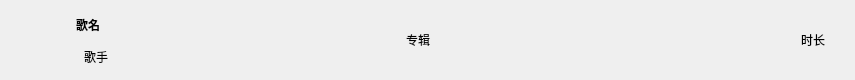
<?xml version="1.0" encoding="UTF-8"?>
<ui version="4.0">
 <class>CustomItem</class>
 <widget class="QWidget" name="CustomItem">
  <property name="geometry">
   <rect>
    <x>0</x>
    <y>0</y>
    <width>855</width>
    <height>80</height>
   </rect>
  </property>
  <property name="sizePolicy">
   <sizepolicy hsizetype="MinimumExpanding" vsizetype="Minimum">
    <horstretch>0</horstretch>
    <verstretch>0</verstretch>
   </sizepolicy>
  </property>
  <property name="minimumSize">
   <size>
    <width>0</width>
    <height>80</height>
   </size>
  </property>
  <property name="maximumSize">
   <size>
    <width>13534645</width>
    <height>80</height>
   </size>
  </property>
  <property name="font">
   <font>
    <stylestrategy>PreferAntialias</stylestrategy>
   </font>
  </property>
  <property name="mouseTracking">
   <bool>false</bool>
  </property>
  <property name="contextMenuPolicy">
   <enum>Qt::CustomContextMenu</enum>
  </property>
  <property name="windowTitle">
   <string>Form</string>
  </property>
  <property name="styleSheet">
   <string notr="true"/>
  </property>
  <layout class="QHBoxLayout" name="horizontalLayout_2" stretch="1,1,0">
   <property name="spacing">
    <number>0</number>
   </property>
   <property name="leftMargin">
    <number>10</number>
   </property>
   <property name="topMargin">
    <number>10</number>
   </property>
   <property name="rightMargin">
    <number>30</number>
   </property>
   <property name="bottomMargin">
    <number>10</number>
   </property>
   <item>
    <widget class="QWidget" name="widget_song" native="true">
     <property name="sizePolicy">
      <sizepolicy hsizetype="Expanding" vsizetype="Preferred">
       <horstretch>0</horstretch>
       <verstretch>0</verstretch>
      </sizepolicy>
     </property>
     <layout class="QHBoxLayout" name="horizontalLayout">
      <property name="sizeConstraint">
       <enum>QLayout::SetDefaultConstraint</enum>
      </property>
      <property name="leftMargin">
       <number>0</number>
      </property>
      <property name="topMargin">
       <number>0</number>
      </property>
      <property name="rightMargin">
       <number>0</number>
      </property>
      <property name="bottomMargin">
       <number>0</number>
      </property>
      <item alignment="Qt::AlignVCenter">
       <widget class="MyLabel" name="label_albumPic">
        <property name="sizePolicy">
         <sizepolicy hsizetype="Fixed" vsizetype="Fixed">
          <horstretch>0</horstretch>
          <verstretch>0</verstretch>
         </sizepolicy>
        </property>
        <property name="minimumSize">
         <size>
          <width>60</width>
          <height>60</height>
         </size>
        </property>
        <property name="maximumSize">
         <size>
          <width>60</width>
          <height>60</height>
         </size>
        </property>
        <property name="baseSize">
         <size>
          <width>40</width>
          <height>40</height>
         </size>
        </property>
        <property name="text">
         <string/>
        </property>
        <property name="scaledContents">
         <bool>true</bool>
        </property>
       </widget>
      </item>
      <item>
       <layout class="QVBoxLayout" name="verticalLayout">
        <property name="spacing">
         <number>0</number>
        </property>
        <property name="sizeConstraint">
         <enum>QLayout::SetFixedSize</enum>
        </property>
        <property name="topMargin">
         <number>0</number>
        </property>
        <property name="bottomMargin">
         <number>0</number>
        </property>
        <item>
         <widget class="EllipsisLabel" name="label_songName">
          <property name="sizePolicy">
           <sizepolicy hsizetype="Preferred" vsizetype="Preferred">
            <horstretch>0</horstretch>
            <verstretch>0</verstretch>
           </sizepolicy>
          </property>
          <property name="maximumSize">
           <size>
            <width>1726660</width>
            <height>1726660</height>
           </size>
          </property>
          <property name="font">
           <font>
            <bold>true</bold>
            <stylestrategy>PreferAntialias</stylestrategy>
           </font>
          </property>
          <property name="text">
           <string>歌名</string>
          </property>
          <property name="textFormat">
           <enum>Qt::PlainText</enum>
          </property>
          <property name="scaledContents">
           <bool>true</bool>
          </property>
          <property name="alignment">
           <set>Qt::AlignLeading|Qt::AlignLeft|Qt::AlignVCenter</set>
          </property>
          <property name="margin">
           <number>0</number>
          </property>
         </widget>
        </item>
        <item>
         <widget class="EllipsisLabel" name="label_author">
          <property name="sizePolicy">
           <sizepolicy hsizetype="Preferred" vsizetype="Preferred">
            <horstretch>0</horstretch>
            <verstretch>0</verstretch>
           </sizepolicy>
          </property>
          <property name="maximumSize">
           <size>
            <width>16777215</width>
            <height>16777215</height>
           </size>
          </property>
          <property name="text">
           <string>歌手</string>
          </property>
          <property name="textFormat">
           <enum>Qt::PlainText</enum>
          </property>
          <property name="scaledContents">
           <bool>true</bool>
          </property>
          <property name="alignment">
           <set>Qt::AlignLeading|Qt::AlignLeft|Qt::AlignTop</set>
          </property>
          <property name="margin">
           <number>-2</number>
          </property>
          <property name="indent">
           <number>8</number>
          </property>
         </widget>
        </item>
       </layout>
      </item>
     </layout>
    </widget>
   </item>
   <item>
    <widget class="EllipsisLabel" name="label_albumName">
     <property name="sizePolicy">
      <sizepolicy hsizetype="Preferred" vsizetype="Preferred">
       <horstretch>0</horstretch>
       <verstretch>0</verstretch>
      </sizepolicy>
     </property>
     <property name="minimumSize">
      <size>
       <width>0</width>
       <height>0</height>
      </size>
     </property>
     <property name="maximumSize">
      <size>
       <width>16777215</width>
       <height>16777215</height>
      </size>
     </property>
     <property name="text">
      <string>专辑</string>
     </property>
     <property name="scaledContents">
      <bool>true</bool>
     </property>
    </widget>
   </item>
   <item>
    <widget class="QLabel" name="label_duration">
     <property name="sizePolicy">
      <sizepolicy hsizetype="Preferred" vsizetype="Preferred">
       <horstretch>0</horstretch>
       <verstretch>0</verstretch>
      </sizepolicy>
     </property>
     <property name="text">
      <string>时长</string>
     </property>
    </widget>
   </item>
  </layout>
 </widget>
 <customwidgets>
  <customwidget>
   <class>MyLabel</class>
   <extends>QLabel</extends>
   <header location="global">mylabel.h</header>
  </customwidget>
  <customwidget>
   <class>EllipsisLabel</class>
   <extends>QLabel</extends>
   <header location="global">ellipsislabel.h</header>
  </customwidget>
 </customwidgets>
 <resources/>
 <connections/>
</ui>
